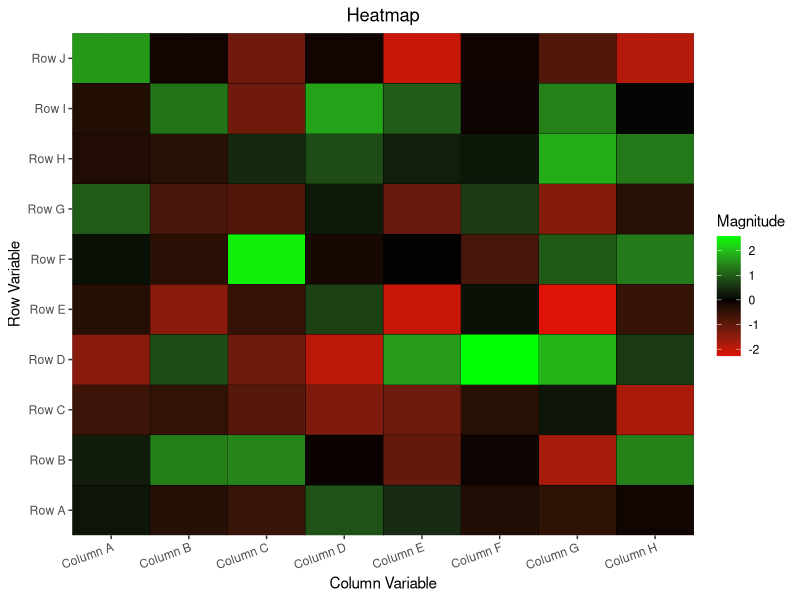
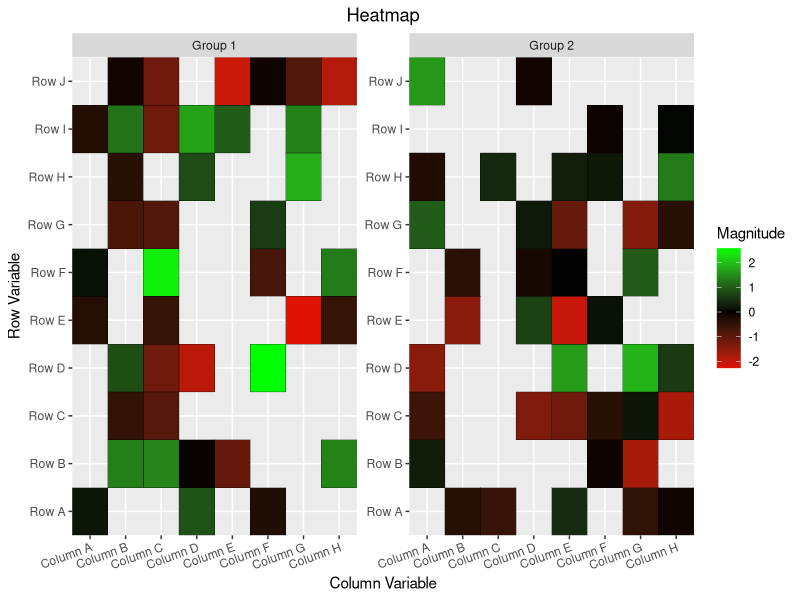

These charts were generated, in order, by the following R code:
## ---- chunk 1
# Load packages----
require(data.table)
require(ggplot2)

set.seed(100)

# Data----
n.row <- 10
n.col <- 8
n.grp <- 2

dt1 <- data.table(rowVar = factor(paste("Row",
                                        rep(LETTERS[1:n.row],
                                            n.col))),
                  colVar = factor(paste("Column",
                                        rep(rev(LETTERS[1:n.col]),
                                            each = n.row))),
                  grpVar = factor(paste("Group",
                                        sample(1:2,
                                               n.row*n.col,
                                               replace = TRUE))),
                  valVar = rnorm(n.row*n.col))
print(dt1)

# Plot heatmap----
p1 <- ggplot(data = dt1) +
  geom_tile(aes(x =  colVar,
                y = rowVar,
                fill = valVar),
            color = "black") +
  scale_fill_gradient2(low = "red", 
                       high = "green", 
                       mid = "black", 
                       midpoint = 0, 
                       # limit = c(-10, 10), 
                       name = "Magnitude") +
  scale_x_discrete("Column Variable",
                   expand = c(0, 0)) + 
  scale_y_discrete("Row Variable",
                   expand = c(0, 0)) +
  ggtitle("Heatmap") +
  theme(axis.text.x = element_text(angle = 20,
                                   hjust = 1),
        # legend.position = "top",
        plot.title = element_text(hjust = 0.5))
print(p1)

# Plot heatmap with grouping variable----
p2 <- ggplot(data = dt1) +
  facet_wrap(~ grpVar,
             scales = "free_y") +
  geom_tile(aes(x =  colVar,
                y = rowVar,
                fill = valVar),
            color = "black") +
  scale_fill_gradient2(low = "red", 
                       high = "green", 
                       mid = "black", 
                       midpoint = 0, 
                       # limit = c(-10, 10), 
                       name = "Magnitude") +
  scale_x_discrete("Column Variable",
                   expand = c(0, 0)) + 
  scale_y_discrete("Row Variable",
                   expand = c(0, 0)) +
  ggtitle("Heatmap") + 
  theme(axis.text.x = element_text(angle = 20,
                                   hjust = 1),
        # legend.position = "top",
        plot.title = element_text(hjust = 0.5))
print(p2)

# Save the plot as a TIFF file
# tiff(filename = "tmp/heatmap.tiff",
#      height = 10,
#      width = 8,
#      units = 'in',
#      res = 300,
#      compression = "lzw+p")
# print(p1)
# graphics.off()
